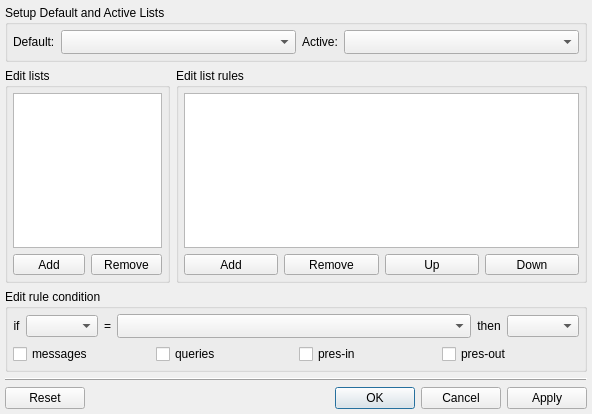
<?xml version="1.0" encoding="UTF-8"?>
<ui version="4.0">
 <class>EditListsDialogClass</class>
 <widget class="QDialog" name="EditListsDialogClass">
  <property name="geometry">
   <rect>
    <x>0</x>
    <y>0</y>
    <width>592</width>
    <height>414</height>
   </rect>
  </property>
  <layout class="QVBoxLayout" name="verticalLayout_2">
   <property name="margin">
    <number>5</number>
   </property>
   <item>
    <widget class="QGroupBox" name="grbDefaults">
     <property name="sizePolicy">
      <sizepolicy hsizetype="Expanding" vsizetype="Preferred">
       <horstretch>0</horstretch>
       <verstretch>0</verstretch>
      </sizepolicy>
     </property>
     <property name="title">
      <string>Setup Default and Active Lists</string>
     </property>
     <layout class="QVBoxLayout">
      <property name="margin">
       <number>5</number>
      </property>
      <item>
       <layout class="QHBoxLayout">
        <item>
         <widget class="QLabel" name="lblDefault">
          <property name="text">
           <string>Default:</string>
          </property>
          <property name="textFormat">
           <enum>Qt::PlainText</enum>
          </property>
         </widget>
        </item>
        <item>
         <widget class="QComboBox" name="cmbDefault">
          <property name="sizePolicy">
           <sizepolicy hsizetype="Expanding" vsizetype="Fixed">
            <horstretch>0</horstretch>
            <verstretch>0</verstretch>
           </sizepolicy>
          </property>
          <property name="sizeAdjustPolicy">
           <enum>QComboBox::AdjustToMinimumContentsLengthWithIcon</enum>
          </property>
         </widget>
        </item>
        <item>
         <widget class="QLabel" name="lblActive">
          <property name="text">
           <string>Active:</string>
          </property>
          <property name="textFormat">
           <enum>Qt::PlainText</enum>
          </property>
         </widget>
        </item>
        <item>
         <widget class="QComboBox" name="cmbActive">
          <property name="sizePolicy">
           <sizepolicy hsizetype="Expanding" vsizetype="Fixed">
            <horstretch>0</horstretch>
            <verstretch>0</verstretch>
           </sizepolicy>
          </property>
          <property name="sizeAdjustPolicy">
           <enum>QComboBox::AdjustToMinimumContentsLengthWithIcon</enum>
          </property>
         </widget>
        </item>
       </layout>
      </item>
     </layout>
    </widget>
   </item>
   <item>
    <layout class="QHBoxLayout" name="horizontalLayout_2">
     <item>
      <widget class="QGroupBox" name="grbLists">
       <property name="sizePolicy">
        <sizepolicy hsizetype="Preferred" vsizetype="Preferred">
         <horstretch>2</horstretch>
         <verstretch>0</verstretch>
        </sizepolicy>
       </property>
       <property name="title">
        <string>Edit lists</string>
       </property>
       <layout class="QVBoxLayout">
        <property name="margin">
         <number>5</number>
        </property>
        <item>
         <widget class="QListWidget" name="ltwLists"/>
        </item>
        <item>
         <layout class="QHBoxLayout">
          <item>
           <widget class="QToolButton" name="tlbAddList">
            <property name="sizePolicy">
             <sizepolicy hsizetype="Preferred" vsizetype="Fixed">
              <horstretch>0</horstretch>
              <verstretch>0</verstretch>
             </sizepolicy>
            </property>
            <property name="text">
             <string>Add</string>
            </property>
           </widget>
          </item>
          <item>
           <widget class="QToolButton" name="tlbDeleteList">
            <property name="sizePolicy">
             <sizepolicy hsizetype="Preferred" vsizetype="Fixed">
              <horstretch>0</horstretch>
              <verstretch>0</verstretch>
             </sizepolicy>
            </property>
            <property name="text">
             <string>Remove</string>
            </property>
           </widget>
          </item>
         </layout>
        </item>
       </layout>
      </widget>
     </item>
     <item>
      <widget class="QGroupBox" name="grbRulesList">
       <property name="sizePolicy">
        <sizepolicy hsizetype="Preferred" vsizetype="Preferred">
         <horstretch>5</horstretch>
         <verstretch>0</verstretch>
        </sizepolicy>
       </property>
       <property name="title">
        <string>Edit list rules</string>
       </property>
       <layout class="QVBoxLayout" name="verticalLayout">
        <property name="margin">
         <number>5</number>
        </property>
        <item>
         <widget class="QListWidget" name="ltwRules"/>
        </item>
        <item>
         <layout class="QHBoxLayout" name="horizontalLayout">
          <item>
           <widget class="QToolButton" name="tlbAddRule">
            <property name="sizePolicy">
             <sizepolicy hsizetype="Preferred" vsizetype="Fixed">
              <horstretch>0</horstretch>
              <verstretch>0</verstretch>
             </sizepolicy>
            </property>
            <property name="text">
             <string>Add</string>
            </property>
           </widget>
          </item>
          <item>
           <widget class="QToolButton" name="tlbDeleteRule">
            <property name="sizePolicy">
             <sizepolicy hsizetype="Preferred" vsizetype="Fixed">
              <horstretch>0</horstretch>
              <verstretch>0</verstretch>
             </sizepolicy>
            </property>
            <property name="text">
             <string>Remove</string>
            </property>
           </widget>
          </item>
          <item>
           <widget class="QToolButton" name="tlbRuleUp">
            <property name="sizePolicy">
             <sizepolicy hsizetype="Preferred" vsizetype="Fixed">
              <horstretch>0</horstretch>
              <verstretch>0</verstretch>
             </sizepolicy>
            </property>
            <property name="text">
             <string>Up</string>
            </property>
           </widget>
          </item>
          <item>
           <widget class="QToolButton" name="tlbRuleDown">
            <property name="sizePolicy">
             <sizepolicy hsizetype="Preferred" vsizetype="Fixed">
              <horstretch>0</horstretch>
              <verstretch>0</verstretch>
             </sizepolicy>
            </property>
            <property name="text">
             <string>Down</string>
            </property>
           </widget>
          </item>
         </layout>
        </item>
       </layout>
      </widget>
     </item>
    </layout>
   </item>
   <item>
    <widget class="QGroupBox" name="grbRuleCondition">
     <property name="title">
      <string>Edit rule condition</string>
     </property>
     <layout class="QVBoxLayout">
      <property name="margin">
       <number>5</number>
      </property>
      <item>
       <layout class="QHBoxLayout">
        <item>
         <widget class="QLabel" name="lblType">
          <property name="text">
           <string>if</string>
          </property>
          <property name="textFormat">
           <enum>Qt::PlainText</enum>
          </property>
          <property name="alignment">
           <set>Qt::AlignCenter</set>
          </property>
         </widget>
        </item>
        <item>
         <widget class="QComboBox" name="cmbType"/>
        </item>
        <item>
         <widget class="QLabel" name="lblEqual">
          <property name="text">
           <string>=</string>
          </property>
          <property name="textFormat">
           <enum>Qt::PlainText</enum>
          </property>
          <property name="alignment">
           <set>Qt::AlignCenter</set>
          </property>
         </widget>
        </item>
        <item>
         <widget class="QComboBox" name="cmbValue">
          <property name="sizePolicy">
           <sizepolicy hsizetype="Expanding" vsizetype="Fixed">
            <horstretch>0</horstretch>
            <verstretch>0</verstretch>
           </sizepolicy>
          </property>
          <property name="sizeAdjustPolicy">
           <enum>QComboBox::AdjustToMinimumContentsLengthWithIcon</enum>
          </property>
         </widget>
        </item>
        <item>
         <widget class="QLabel" name="lblThen">
          <property name="text">
           <string>then</string>
          </property>
          <property name="textFormat">
           <enum>Qt::PlainText</enum>
          </property>
          <property name="alignment">
           <set>Qt::AlignCenter</set>
          </property>
         </widget>
        </item>
        <item>
         <widget class="QComboBox" name="cmbAction"/>
        </item>
       </layout>
      </item>
      <item>
       <layout class="QHBoxLayout">
        <item>
         <widget class="QCheckBox" name="chbMessage">
          <property name="text">
           <string>messages</string>
          </property>
         </widget>
        </item>
        <item>
         <widget class="QCheckBox" name="chbQueries">
          <property name="text">
           <string>queries</string>
          </property>
         </widget>
        </item>
        <item>
         <widget class="QCheckBox" name="chbPresenceIn">
          <property name="text">
           <string>pres-in</string>
          </property>
         </widget>
        </item>
        <item>
         <widget class="QCheckBox" name="chbPresenceOut">
          <property name="text">
           <string>pres-out</string>
          </property>
         </widget>
        </item>
       </layout>
      </item>
     </layout>
    </widget>
   </item>
   <item>
    <widget class="QFrame" name="frame">
     <property name="frameShape">
      <enum>QFrame::HLine</enum>
     </property>
     <property name="frameShadow">
      <enum>QFrame::Raised</enum>
     </property>
    </widget>
   </item>
   <item>
    <widget class="QDialogButtonBox" name="dbbButtons">
     <property name="standardButtons">
      <set>QDialogButtonBox::Apply|QDialogButtonBox::Cancel|QDialogButtonBox::Ok|QDialogButtonBox::Reset</set>
     </property>
    </widget>
   </item>
  </layout>
 </widget>
 <layoutdefault spacing="6" margin="11"/>
 <resources/>
 <connections/>
</ui>
